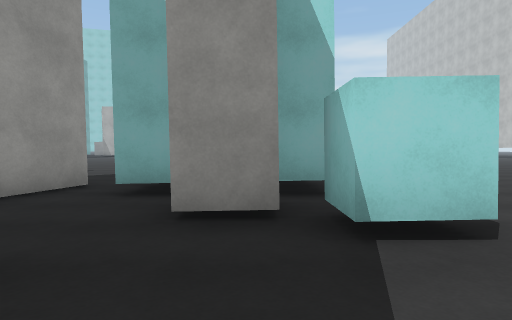
View 1 (above)

24 first-person views from a walk through a Unity game level. The camera is 1.3 m above the floor, tilts 2° down and sees 75° across. The floor is counted in squares, 2 m on a side. Each view is taken from the middle of a square. On the plan, view 1 faces up. The plan holds only what a view shows up to about 10 squares ahead; the rest is blank. The place goes on beyond the plan. Surface patterns are stand-ins for the level's own textures.

View 2
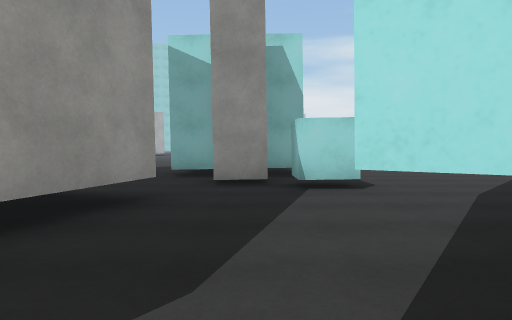

View 3
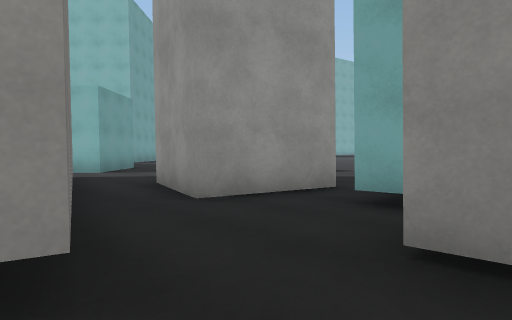

View 4
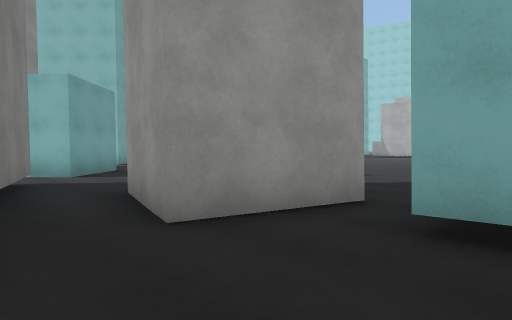

View 5
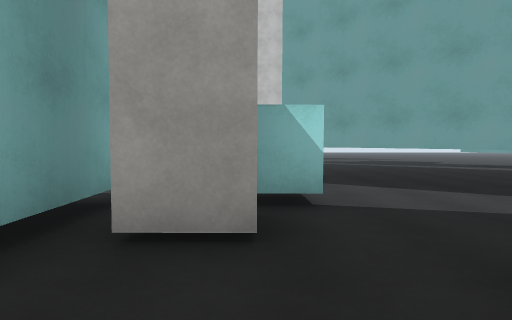

View 6
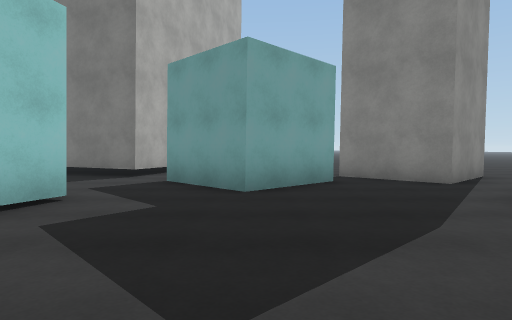

View 7
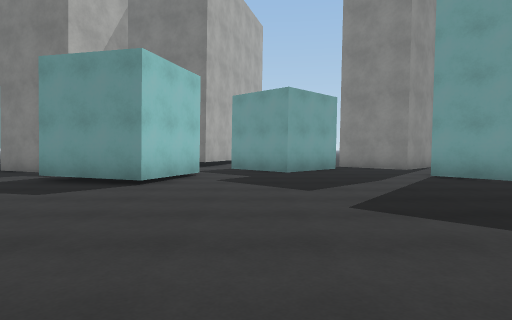

View 8
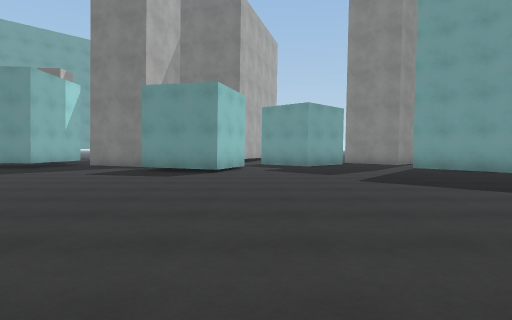

View 9
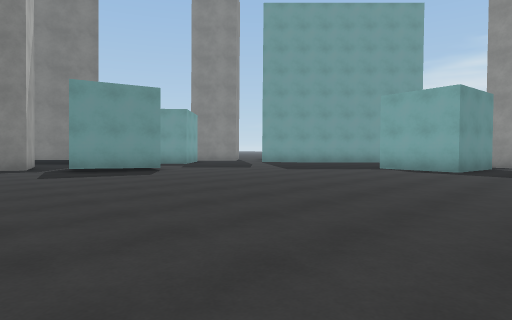

View 10
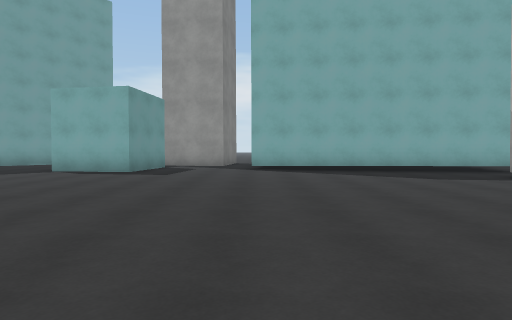

View 11
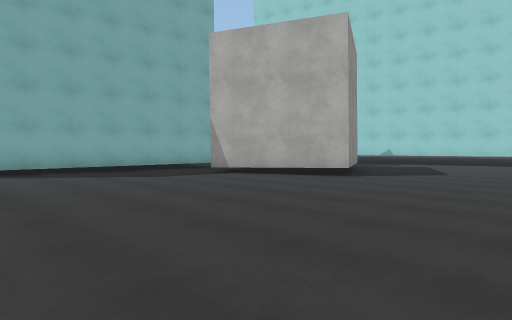

View 12
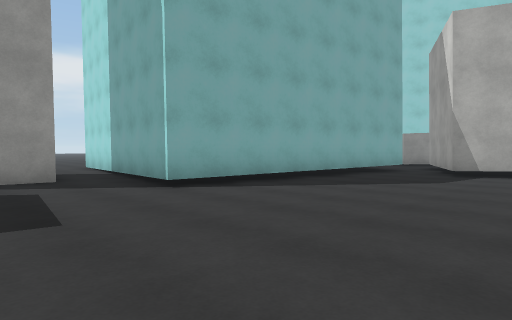

View 13
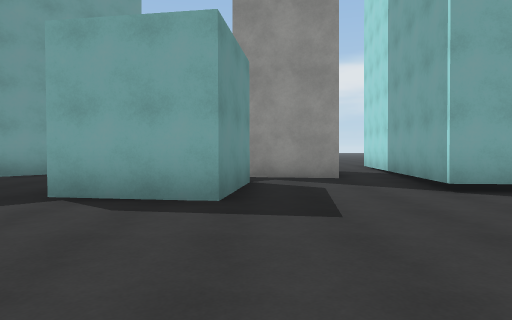

View 14
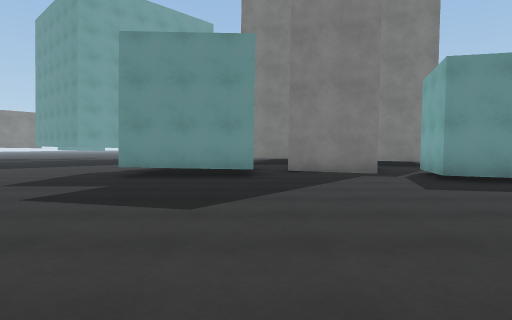

View 15
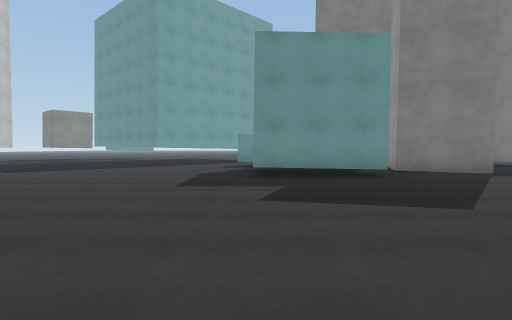

View 16
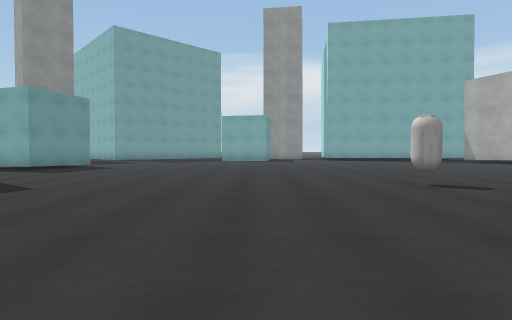

View 17
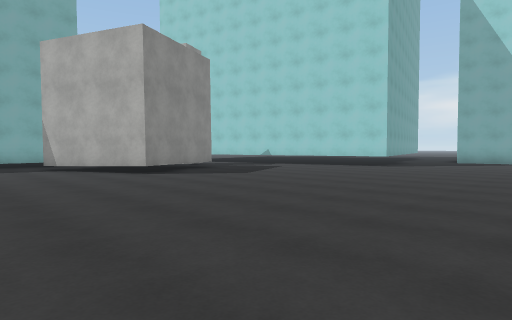

View 18
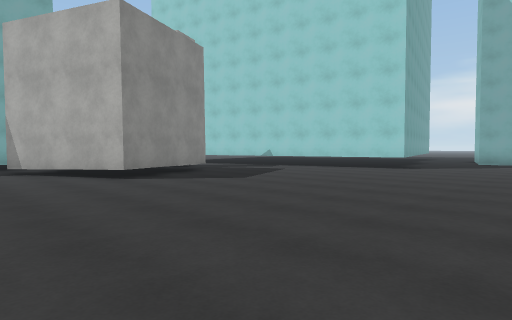

View 19
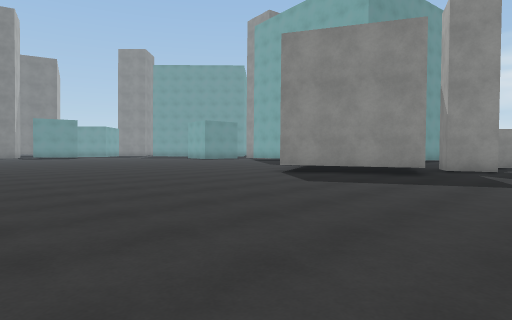

View 20
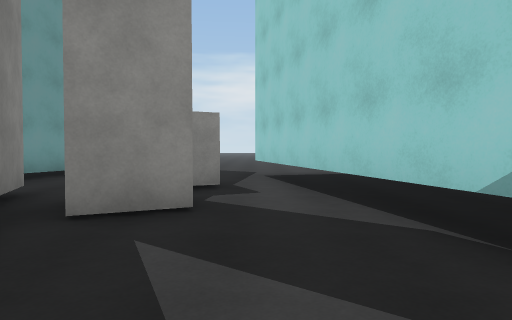

View 21
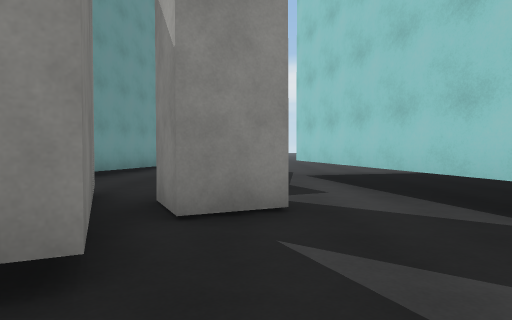

View 22
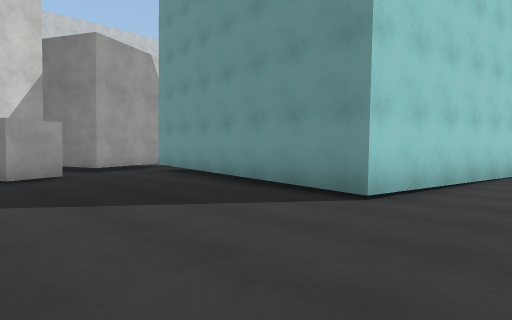

View 23
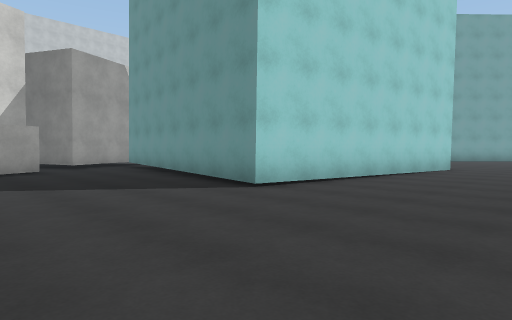

View 24
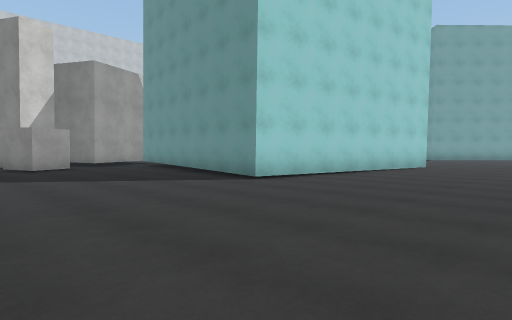

### Floor plan
Points are (right, up) in squares from view 1. A wall is a line through its corners. A room is listed if a view was taken in it or the views show most of it. See-through windows are left out.
Room 1 (views 1, 3, 4)
walls: (1.7, -0.7) (3.2, 0.8); (0.5, -2.4) (0.2, -2); (-2.7, 1.8) (-1.3, 1.4) (-1.9, -0.6)
ways out: opening at (-0.5, -1.5) to room 2; opening at (-2, 2) to room 3; opening at (0.5, 1.2) to room 4
Room 2 (view 2)
walls: (-16.3, 3.3) (-15.3, 4.3)
ways out: opening at (-0.5, -1.5) to room 1; opening at (-16, 5) to room 4; opening at (-9, 3) to room 4
Room 3 (view 5)
walls: (-0.8, 3) (-0.8, 4.1); (-2.9, 5.7) (-3.6, 3.5) (-5.9, 4.2); (-5.7, 2.7) (-2.7, 1.8)
ways out: opening at (-2, 2) to room 1
Room 4 (views 6, 7, 8, 9, 10, 11, 12, 13, 14, 15, 16, 17, 18, 19, 20, 21, 22, 23, 24)
walls: (-11.2, 24.5) (-12.7, 27.7) (-9.5, 29.2) (-7.9, 26) (-11.2, 24.5); (-15.5, 15.9) (-13.1, 15.5) (-13.4, 13.2); (-16.2, 17.9) (-16.6, 15.8); (-11.5, 30.5) (-11, 29.3); (-8.6, 6.8) (-8, 9.1) (-5.7, 8.4) (-6.4, 6.1); (-17.3, 10.8) (-14, 7.4); (-5.3, 6.4) (-2.9, 5.7); (-2, 7.5) (1.2, 7.6); (-21.1, 19.8) (-20.1, 27.1) (-12.9, 26) (-13.9, 18.9) (-19.5, 19.7); (-10, 32.5) (-16.2, 31); (-12.6, 4.4) (-10.9, 6) (-9.2, 4.3) (-9.9, 3.6); (-15.3, 4.3) (-14.6, 4.9) (-12.9, 3.2); (-8.6, 2.1) (-8.3, 3.4) (-5.7, 2.7); (1.1, 4.6) (-1.9, 4.5); (0.3, 3) (-0.8, 3); (3.2, 0.8) (4, 1.6)
ways out: opening at (0.5, 1.2) to room 1; opening at (-16, 5) to room 2; opening at (-9, 3) to room 2
objects: other object (-14, 29) to (-13, 30); other object (-2, 18); other object (1, 3)

Where each view was taken, in squares from view 1:
view 1: 0 up, 0 right, facing up
view 2: 3 down, 0 right, facing up
view 3: 1 up, 0 right, facing up-left
view 4: 2 up, 1 left, facing up-left
view 5: 3 up, 3 left, facing right
view 6: 11 up, 11 left, facing down
view 7: 15 up, 10 left, facing down
view 8: 18 up, 9 left, facing down
view 9: 18 up, 3 left, facing down-left
view 10: 19 up, 4 left, facing left
view 11: 19 up, 4 left, facing up-left
view 12: 16 up, 9 left, facing up-left
view 13: 16 up, 9 left, facing left
view 14: 15 up, 2 left, facing down
view 15: 15 up, 1 right, facing down
view 16: 15 up, 4 right, facing left
view 17: 22 up, 0 right, facing up-left
view 18: 23 up, 1 left, facing up-left
view 19: 32 up, 1 left, facing down-left
view 20: 31 up, 8 left, facing left
view 21: 30 up, 8 left, facing left
view 22: 31 up, 22 left, facing down-right
view 23: 31 up, 24 left, facing down-right
view 24: 32 up, 25 left, facing down-right
